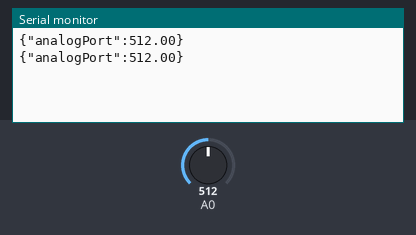
A sketch run on a simulated Arduino Uno, built with avr-gcc and run on an emulated ATmega328P. Parts: the last lines printed to the serial monitor. The test bench sets the inputs (shaded band); at power-on: A0 = 512.

Above: at 2.8 s.
2.9 s: A0 set to 716
At 5.2 s:
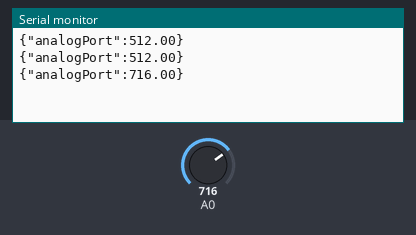
5.6 s: A0 set to 900
At 7.0 s:
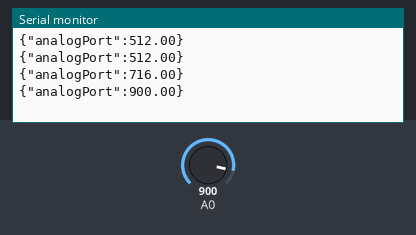
Timing chart, 0 to 8.6 s (numbered marks = the images above; inputs shaded):
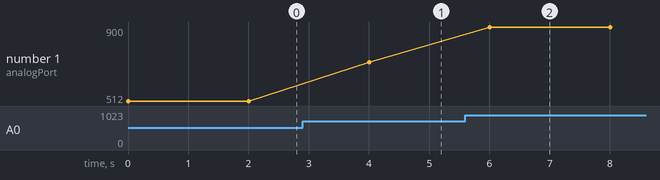

Measured:
- after the input at 2.9 s, the serial monitor: prints a new line after 1.1 s (image 1)
- after the input at 5.6 s, the serial monitor: prints a new line after 0.40 s (image 2)
- plotted number 1: 512 → 716 after the input at 2.9 s, 716 → 900 after the input at 5.6 s

The sketch:

analogPort.ino
```cpp
void setup() {
  // put your setup code here, to run once:
  Serial.begin(9600);
}

void loop()
{
 float a = analogRead(A0);

  //print to serial port
  //String serial_port_str = String("analogPort: " + String(a));
  //Serial.println(serial_port_str);

  //print to serial plotter
  //Serial.print(a);

  //print JSON string
  Serial.print("{\"analogPort\":");
  Serial.print(a);
  Serial.println("}");

   delay(2000);
}
```
